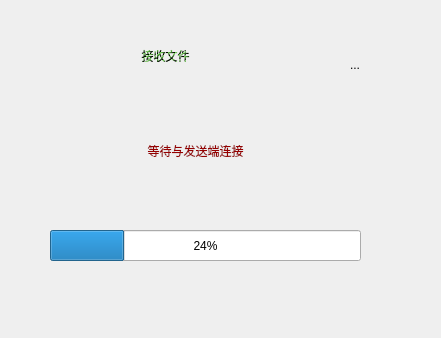
<?xml version="1.0" encoding="UTF-8"?>
<ui version="4.0">
 <class>receivefiledialog</class>
 <widget class="QWidget" name="receivefiledialog">
  <property name="geometry">
   <rect>
    <x>0</x>
    <y>0</y>
    <width>441</width>
    <height>338</height>
   </rect>
  </property>
  <property name="minimumSize">
   <size>
    <width>441</width>
    <height>338</height>
   </size>
  </property>
  <property name="maximumSize">
   <size>
    <width>441</width>
    <height>338</height>
   </size>
  </property>
  <property name="windowTitle">
   <string>ReceiveFile</string>
  </property>
  <property name="styleSheet">
   <string notr="true">QWidget#widget
{
	
	background-image: url(:/Client/QT/icon/Background_5.jpg);
}</string>
  </property>
  <widget class="QLabel" name="label">
   <property name="geometry">
    <rect>
     <x>80</x>
     <y>30</y>
     <width>171</width>
     <height>51</height>
    </rect>
   </property>
   <property name="styleSheet">
    <string notr="true">font: 28pt &quot;华文隶书&quot;;
color: qlineargradient(spread:repeat, x1:0.72043, y1:0.732955, x2:1, y2:1, stop:0.134409 rgba(0, 0, 0, 255), stop:0.833333 rgba(96, 198, 66, 233));</string>
   </property>
   <property name="text">
    <string>接收文件</string>
   </property>
   <property name="alignment">
    <set>Qt::AlignCenter</set>
   </property>
  </widget>
  <widget class="QToolButton" name="toolButton">
   <property name="geometry">
    <rect>
     <x>310</x>
     <y>20</y>
     <width>90</width>
     <height>90</height>
    </rect>
   </property>
   <property name="minimumSize">
    <size>
     <width>90</width>
     <height>90</height>
    </size>
   </property>
   <property name="maximumSize">
    <size>
     <width>90</width>
     <height>90</height>
    </size>
   </property>
   <property name="styleSheet">
    <string notr="true">border-style:none;</string>
   </property>
   <property name="text">
    <string>...</string>
   </property>
   <property name="icon">
    <iconset resource="Client.qrc">
     <normaloff>:/Client/QT/icon/talk.png</normaloff>:/Client/QT/icon/talk.png</iconset>
   </property>
   <property name="iconSize">
    <size>
     <width>75</width>
     <height>75</height>
    </size>
   </property>
  </widget>
  <widget class="QWidget" name="widget" native="true">
   <property name="geometry">
    <rect>
     <x>0</x>
     <y>0</y>
     <width>441</width>
     <height>338</height>
    </rect>
   </property>
   <property name="minimumSize">
    <size>
     <width>441</width>
     <height>338</height>
    </size>
   </property>
   <property name="maximumSize">
    <size>
     <width>441</width>
     <height>338</height>
    </size>
   </property>
   <widget class="QLabel" name="label_message">
    <property name="geometry">
     <rect>
      <x>90</x>
      <y>130</y>
      <width>211</width>
      <height>41</height>
     </rect>
    </property>
    <property name="styleSheet">
     <string notr="true">color: rgb(170, 85, 0);
color: rgb(149, 0, 0);</string>
    </property>
    <property name="text">
     <string>等待与发送端连接</string>
    </property>
    <property name="alignment">
     <set>Qt::AlignCenter</set>
    </property>
   </widget>
   <widget class="QProgressBar" name="progressBar">
    <property name="geometry">
     <rect>
      <x>50</x>
      <y>230</y>
      <width>311</width>
      <height>31</height>
     </rect>
    </property>
    <property name="value">
     <number>24</number>
    </property>
   </widget>
  </widget>
  <zorder>widget</zorder>
  <zorder>label</zorder>
  <zorder>toolButton</zorder>
 </widget>
 <resources>
  <include location="Client.qrc"/>
 </resources>
 <connections/>
</ui>
